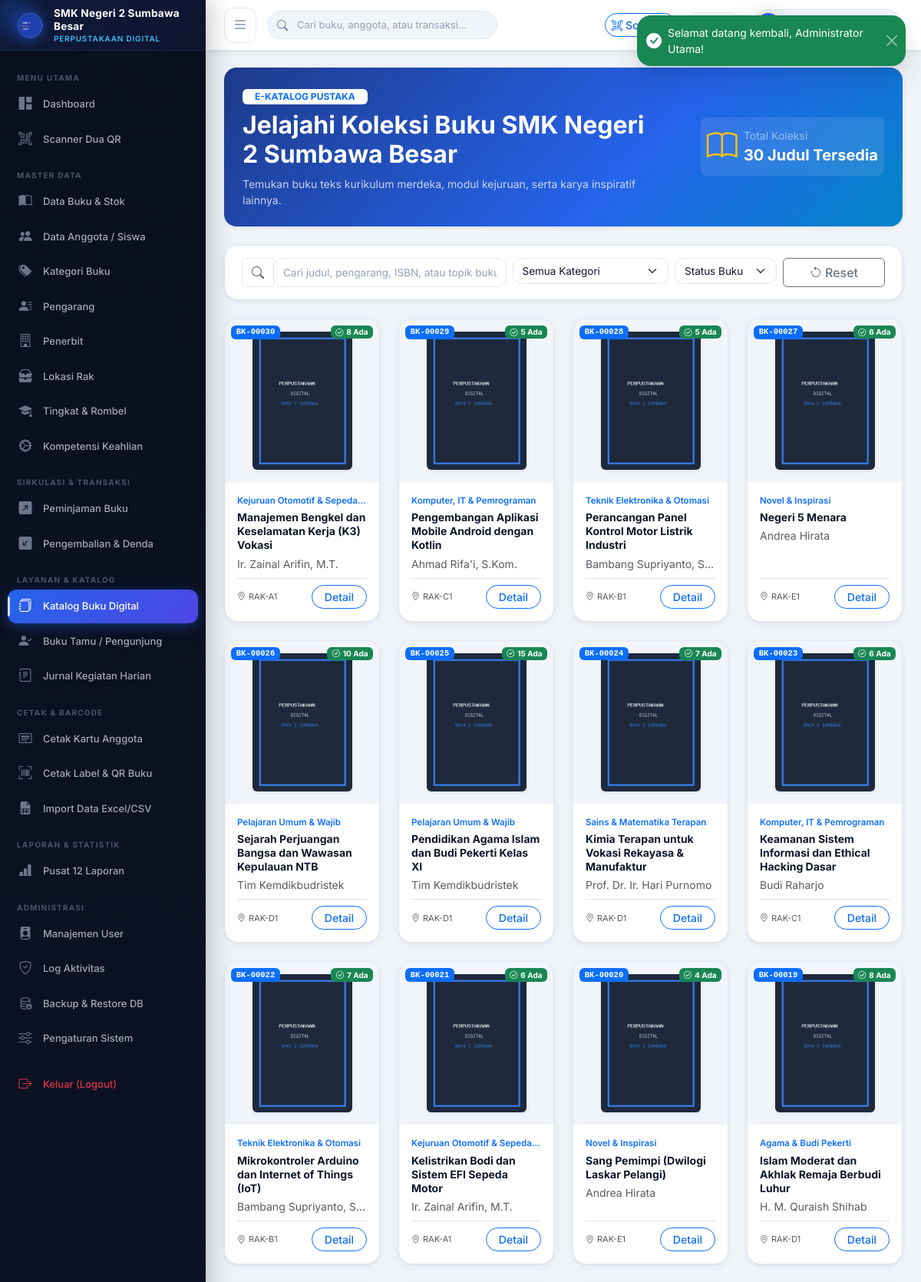
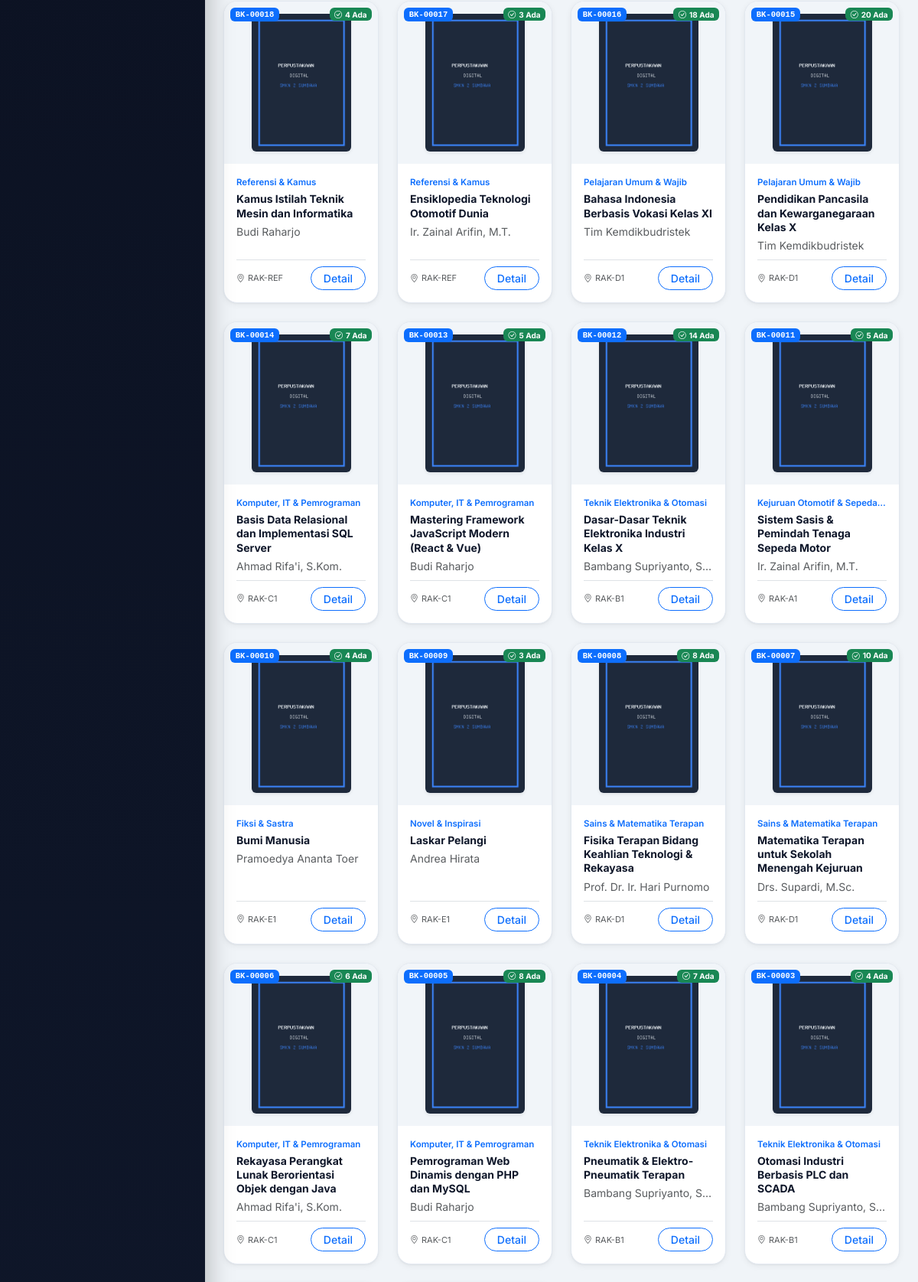
Screenshot of /index.php?page=katalog (signed in, upper part) with the database file from the repository (2 pictures, top to bottom).
### tables this page shows
CREATE TABLE `buku` (
  `id` INT AUTO_INCREMENT PRIMARY KEY,
  `kode_buku` VARCHAR(30) NOT NULL UNIQUE,
  `isbn` VARCHAR(30) NULL,
  `judul` VARCHAR(255) NOT NULL,
  `pengarang_id` INT NOT NULL,
  `penerbit_id` INT NOT NULL,
  `kategori_id` INT NOT NULL,
  `subkategori` VARCHAR(100) NULL,
  `rak_id` INT NOT NULL,
  `tahun_terbit` YEAR NOT NULL,
  `edisi` VARCHAR(30) NULL DEFAULT 'Cetakan 1',
  `bahasa` VARCHAR(50) NOT NULL DEFAULT 'Indonesia',
  `jumlah_halaman` INT NOT NULL DEFAULT 150,
  `sumber_buku` ENUM('BOS', 'BOSDA', 'Hibah/Sumbangan', 'Pembelian Mandiri') NOT NULL DEFAULT 'BOS',
  `harga` DECIMAL(12,2) NOT NULL DEFAULT 0.00,
  `stok_total` INT NOT NULL DEFAULT 5,
  `stok_tersedia` INT NOT NULL DEFAULT 5,
  `cover` VARCHAR(255) NULL,
  `deskripsi` TEXT NULL,
  `qr_token` VARCHAR(100) NOT NULL UNIQUE,
  `qr_image` VARCHAR(255) NULL,
  `status` ENUM('Tersedia', 'Habis Dipinjam', 'Nonaktif') NOT NULL DEFAULT 'Tersedia',
  `created_at` DATETIME NOT NULL DEFAULT CURRENT_TIMESTAMP,
  `updated_at` DATETIME NOT NULL DEFAULT CURRENT_TIMESTAMP ON UPDATE CURRENT_TIMESTAMP,
  INDEX `idx_buku_kategori` (`kategori_id`),
  INDEX `idx_buku_pengarang` (`pengarang_id`),
  INDEX `idx_buku_penerbit` (`penerbit_id`),
  INDEX `idx_buku_rak` (`rak_id`),
  INDEX `idx_buku_qr` (`qr_token`),
  CONSTRAINT `fk_buku_kategori` FOREIGN KEY (`kategori_id`) REFERENCES `kategori_buku` (`id`) ON UPDATE CASCADE,
  CONSTRAINT `fk_buku_pengarang` FOREIGN KEY (`pengarang_id`) REFERENCES `pengarang` (`id`) ON UPDATE CASCADE,
  CONSTRAINT `fk_buku_penerbit` FOREIGN KEY (`penerbit_id`) REFERENCES `penerbit` (`id`) ON UPDATE CASCADE,
  CONSTRAINT `fk_buku_rak` FOREIGN KEY (`rak_id`) REFERENCES `rak` (`id`) ON UPDATE CASCADE
);

CREATE TABLE `kategori_buku` (
  `id` INT AUTO_INCREMENT PRIMARY KEY,
  `kode_kategori` VARCHAR(20) NOT NULL UNIQUE,
  `nama_kategori` VARCHAR(100) NOT NULL,
  `deskripsi` VARCHAR(255) NULL
);

CREATE TABLE `pengarang` (
  `id` INT AUTO_INCREMENT PRIMARY KEY,
  `nama_pengarang` VARCHAR(100) NOT NULL,
  `biografi` TEXT NULL
);

CREATE TABLE `rak` (
  `id` INT AUTO_INCREMENT PRIMARY KEY,
  `kode_rak` VARCHAR(20) NOT NULL UNIQUE,
  `nama_rak` VARCHAR(50) NOT NULL,
  `lokasi` VARCHAR(100) NOT NULL,
  `kapasitas` INT NOT NULL DEFAULT 100
);

### config/auth.php (called while the page is built, shortened)
<?php
require_once __DIR__ . '/config.php';
function is_logged_in(): bool {
    return isset($_SESSION['user_id']) && !empty($_SESSION['user_id']);
}

### config/config.php (called while the page is built, shortened)
<?php
require_once __DIR__ . '/database.php';
function base_url(string $path = ''): string {
    $path = ltrim($path, '/');
    return BASE_URL . ($path ? '/' . $path : '');
}
function get_setting(string $key, string $default = ''): string {
    static $settingsCache = [];
    if (isset($settingsCache[$key])) {
        return $settingsCache[$key];
    }
    try {
        $db = get_db();
        $stmt = $db->prepare("SELECT nilai FROM setting WHERE kunci = :kunci LIMIT 1");
        $stmt->execute([':kunci' => $key]);
        $row = $stmt->fetch();
        $val = $row ? $row['nilai'] : $default;
        $settingsCache[$key] = $val;
        return $val;
    } catch (Exception $e) {
        return $default;
    }
}

### config/database.php (called while the page is built, shortened)
<?php
class Database {
    private static ?PDO $instance = null;
    public static function getConnection(): PDO {
        if (self::$instance === null) {
            $options = [
                PDO::ATTR_ERRMODE            => PDO::ERRMODE_EXCEPTION,
                PDO::ATTR_DEFAULT_FETCH_MODE => PDO::FETCH_ASSOC,
                PDO::ATTR_EMULATE_PREPARES   => false,
            ];
            $dsn = "mysql:host=" . DB_HOST . ";port=" . DB_PORT . ";dbname=" . DB_NAME . ";charset=utf8mb4";
            try {
                self::$instance = new PDO($dsn, DB_USER, DB_PASS, $options);
            } catch (PDOException $e) {
                error_log("Database Connection Error: " . $e->getMessage());
                die('<div style="font-family:sans-serif;max-width:600px;margin:50px auto;padding:25px;border:1px solid #f5c6cb;background:#f8d7da;color:#721c24;border-radius:8px;">' .
                    '<h3 style="margin-top:0;">Gagal Terhubung ke Database MySQL</h3>' .
                    '<p>Pastikan layanan <strong>MySQL di XAMPP</strong> sudah diaktifkan dan database <strong>perpustakaan_db</strong> sudah di-import melalui phpMyAdmin.</p>' .
                    '<p style="font-size:12px;color:#856404;background:#fff3cd;padding:8px;border-radius:4px;">Detail konfigurasi: Host: ' . DB_HOST . ' | Database: ' . DB_NAME . ' | User: ' . DB_USER . '</p>' .
                    '</div>');
            }
        }
        return self::$instance;
    }
}
function get_db(): PDO {
    return Database::getConnection();
}

### models/Buku.php (called while the page is built, shortened)
<?php
require_once __DIR__ . '/../config/database.php';
class Buku {
    private PDO $db;
    public function __construct() {
        $this->db = get_db();
    }
    public function getAll(array $filters = [], int $limit = 20, int $offset = 0): array {
        $sql = "
            SELECT b.*, k.nama_kategori, p.nama_pengarang, pub.nama_penerbit, r.kode_rak, r.nama_rak
            FROM buku b
            LEFT JOIN kategori_buku k ON b.kategori_id = k.id
            LEFT JOIN pengarang p ON b.pengarang_id = p.id
            LEFT JOIN penerbit pub ON b.penerbit_id = pub.id
            LEFT JOIN rak r ON b.rak_id = r.id
            WHERE 1=1
        ";
        $params = [];
        $sql .= " ORDER BY b.id DESC LIMIT " . (int)$limit . " OFFSET " . (int)$offset;
        $stmt = $this->db->prepare($sql);
        $stmt->execute($params);
        return $stmt->fetchAll();
    }
}

### views/katalog/index.php (the view, shortened to what this page needs)
<?php
require_once __DIR__ . '/../../config/config.php';
require_once __DIR__ . '/../../config/auth.php';
require_once __DIR__ . '/../../models/Buku.php';
$bukuModel = new Buku();
$books = $bukuModel->getAll([], 30, 0);
$schoolName = get_setting('nama_sekolah', 'SMK Negeri 2 Sumbawa Besar');
$appName = get_setting('nama_perpustakaan', 'PERPUSTAKAAN DIGITAL SMKN 2 SUMBAWA BESAR');
require_once __DIR__ . '/../layouts/header.php';
if (is_logged_in()) {
    require_once __DIR__ . '/../layouts/sidebar.php';
}
?>
<div class="main-content <?= !is_logged_in() ? 'ms-0' : '' ?>">
    <?php if (is_logged_in()): ?>
        <?php require_once __DIR__ . '/../layouts/navbar.php'; ?>
    <?php endif; ?>
    <div class="page-container">
        <div class="p-4 rounded-4 mb-4 text-white position-relative overflow-hidden shadow-sm" style="background: linear-gradient(135deg, #1e3a8a 0%, #2563eb 60%, #0284c7 100%);">
            <div class="row align-items-center">
                <div class="col-lg-8">
                    <span class="badge bg-white text-primary fw-bold mb-2 px-3 py-1">E-KATALOG PUSTAKA</span>
                    <h2 class="fw-bold mb-2">Jelajahi Koleksi Buku <?= htmlspecialchars($schoolName, ENT_QUOTES, 'UTF-8') ?></h2>
                    <p class="mb-0 opacity-75 small">Temukan buku teks kurikulum merdeka, modul kejuruan, serta karya inspiratif lainnya.</p>
                </div>
                <div class="col-lg-4 text-lg-end mt-3 mt-lg-0">
                    <div class="d-inline-flex align-items-center gap-2 bg-white bg-opacity-10 p-2 rounded-3">
                        <i class="bi bi-book fs-1 text-warning"></i>
                        <div class="text-start">
                            <span class="d-block small text-white-50">Total Koleksi</span>
                            <span class="fw-bold fs-5 text-white"><?= count($books) ?> Judul Tersedia</span>
                        </div>
                    </div>
                </div>
            </div>
        </div>
        <div class="card-custom mb-4">
            <div class="card-custom-body py-3">
                <div class="row g-2">
                    <div class="col-lg-5">
                        <div class="input-group">
                            <span class="input-group-text bg-surface"><i class="bi bi-search text-muted"></i></span>
                            <input type="text" id="liveSearchInput" class="form-control" placeholder="Cari judul, pengarang, ISBN, atau topik buku...">
                        </div>
                    </div>
                    <div class="col-md-3">
                        <select id="filterKategori" class="form-select">
                            <option value="">Semua Kategori</option>
                        </select>
                    </div>
                    <div class="col-md-2">
                        <select id="filterStatus" class="form-select">
                            <option value="">Status Buku</option>
                        </select>
                    </div>
                    <div class="col-md-2">
                        <button type="button" id="btnResetFilter" class="btn btn-outline-secondary w-100">
                            <i class="bi bi-arrow-counterclockwise me-1"></i>Reset
                        </button>
                    </div>
                </div>
            </div>
        </div>
        <div class="row g-4" id="bookCardGrid">
            <?php foreach ($books as $b): ?>
            <?php
                $coverUrl = !empty($b['cover']) && file_exists(UPLOAD_COVER_PATH . '/' . $b['cover'])
                    ? base_url('uploads/covers/' . $b['cover'])
                    : asset_url('images/default_book.png');
            ?>
            <div class="col-xl-3 col-lg-4 col-md-6 book-card-item"
                 data-title="<?= strtolower($b['judul']) ?>"
                 data-author="<?= strtolower($b['nama_pengarang'] ?? '') ?>"
                 data-code="<?= strtolower($b['kode_buku']) ?>"
                 data-isbn="<?= strtolower($b['isbn'] ?? '') ?>"
                 data-category="<?= $b['kategori_id'] ?>"
                 data-status="<?= $b['status'] ?>">
                <div class="card-custom h-100 d-flex flex-column mb-0" style="transition: all 0.2s;">
                    <div class="position-relative overflow-hidden text-center p-3" style="background: var(--bg-hover);">
                        <img src="<?= $coverUrl ?>" alt="Cover" class="rounded shadow-sm" style="height: 180px; width: 130px; object-fit: cover;">
                        <span class="position-absolute top-0 start-0 m-2 badge bg-primary text-white font-monospace" style="font-size: 10.5px;">
                            <?= htmlspecialchars($b['kode_buku'], ENT_QUOTES, 'UTF-8') ?>
                        </span>
                        <?php if ($b['stok_tersedia'] > 0): ?>
                            <span class="position-absolute top-0 end-0 m-2 badge bg-success text-white" style="font-size: 10px;">
                                <i class="bi bi-check-circle me-1"></i><?= $b['stok_tersedia'] ?> Ada
                            </span>
                        <?php else: ?>
                            <span class="position-absolute top-0 end-0 m-2 badge bg-danger text-white" style="font-size: 10px;">
                                Habis
                            </span>
                        <?php endif; ?>
                    </div>
                    <div class="card-custom-body d-flex flex-column flex-grow-1 p-3">
                        <small class="text-primary fw-semibold text-truncate mb-1" style="font-size: 11.5px;">
                            <?= htmlspecialchars($b['nama_kategori'] ?? 'Umum', ENT_QUOTES, 'UTF-8') ?>
                        </small>
                        <h6 class="fw-bold text-main mb-1 text-truncate-2" style="font-size: 14px; line-height: 1.3;" title="<?= htmlspecialchars($b['judul'], ENT_QUOTES, 'UTF-8') ?>">
                            <?= htmlspecialchars($b['judul'], ENT_QUOTES, 'UTF-8') ?>
                        </h6>
                        <small class="text-muted mb-2 text-truncate"><?= htmlspecialchars($b['nama_pengarang'] ?? '-', ENT_QUOTES, 'UTF-8') ?></small>
                        <div class="mt-auto pt-2 border-top d-flex justify-content-between align-items-center">
                            <span class="small text-muted" style="font-size: 11px;">
                                <i class="bi bi-geo-alt me-1"></i><?= htmlspecialchars($b['kode_rak'] ?? '-', ENT_QUOTES, 'UTF-8') ?>
                            </span>
                            <button type="button" class="btn btn-sm btn-outline-primary rounded-pill px-3 py-1" onclick="showBookDetail(<?= htmlspecialchars(json_encode($b), ENT_QUOTES, 'UTF-8') ?>, '<?= $coverUrl ?>')">
                                Detail
                            </button>
                        </div>
                    </div>
                </div>
            </div>
            <?php endforeach; ?>
        </div>
    </div>
<?php require_once __DIR__ . '/../layouts/footer.php'; ?>

### assets/css/style.css (style rules this page uses)
:root { --font-primary: 'Inter', -apple-system, BlinkMacSystemFont, 'Segoe UI', sans-serif; --font-display: 'Plus Jakarta Sans', 'Inter', sans-serif; --bg-app: #f0f4f8; --bg-sidebar: #0a0f1e; --bg-sidebar-hover: #1a2236; --bg-surface: #ffffff; --bg-card: #ffffff; --bg-hover: #f1f5f9; --bg-glass: rgba(255, 255, 255, 0.75); --text-main: #0f172a; --text-muted: #64748b; --text-light: #94a3b8; --text-sidebar: #e2e8f0; --text-sidebar-muted: #475569; --border-color: #e2e8f0; --border-subtle: #f1f5f9; --gradient-primary: linear-gradient(135deg, #2563eb 0%, #4f46e5 100%); --gradient-success: linear-gradient(135deg, #10b981 0%, #059669 100%); --gradient-warning: linear-gradient(135deg, #f59e0b 0%, #d97706 100%); --gradient-danger: linear-gradient(135deg, #ef4444 0%, #dc2626 100%); --gradient-info: linear-gradient(135deg, #06b6d4 0%, #0284c7 100%); --gradient-purple: linear-gradient(135deg, #8b5cf6 0%, #6d28d9 100%); --gradient-sidebar: linear-gradient(180deg, #0a0f1e 0%, #0f172a 100%); --primary: #2563eb; --primary-hover: #1d4ed8; --primary-light: #eff6ff; --primary-glow: rgba(37, 99, 235, 0.25); --success: #10b981; --success-light: #ecfdf5; --warning: #f59e0b; --warning-light: #fffbeb; --danger: #ef4444; --danger-light: #fef2f2; --info: #06b6d4; --info-light: #ecfeff; --purple: #8b5cf6; --purple-light: #f5f3ff; --radius-sm: 6px; --radius-md: 12px; --radius-lg: 18px; --radius-xl: 28px; --radius-full: 9999px; --shadow-xs: 0 1px 2px rgba(0,0,0,.04); --shadow-sm: 0 2px 8px rgba(0,0,0,.06), 0 1px 2px rgba(0,0,0,.04); --shadow-md: 0 8px 24px rgba(0,0,0,.08), 0 2px 6px rgba(0,0,0,.04); --shadow-lg: 0 20px 40px rgba(0,0,0,.10), 0 8px 16px rgba(0,0,0,.06); --shadow-xl: 0 32px 64px rgba(0,0,0,.14); --shadow-glow-blue: 0 8px 32px rgba(37,99,235,.35); --shadow-glow-green: 0 8px 32px rgba(16,185,129,.35); --sidebar-width: 268px; --sidebar-collapsed-width: 72px; --topbar-height: 66px; --transition: 0.22s cubic-bezier(0.4, 0, 0.2, 1); }
*, *::before, *::after { box-sizing: border-box; }
body { font-family: var(--font-primary); background-color: var(--bg-app); color: var(--text-main); margin: 0; padding: 0; min-height: 100vh; overflow-x: hidden; -webkit-font-smoothing: antialiased; -moz-osx-font-smoothing: grayscale; transition: background-color var(--transition), color var(--transition); }
.main-content { margin-left: var(--sidebar-width); width: calc(100% - var(--sidebar-width)); min-height: 100vh; display: flex; flex-direction: column; transition: margin-left var(--transition), width var(--transition); }
.page-container { padding: 22px 24px; flex: 1 0 auto; width: 100%; box-sizing: border-box; }
.card-custom { background-color: var(--bg-card); border: 1px solid var(--border-color); border-radius: var(--radius-lg); box-shadow: var(--shadow-sm); transition: box-shadow 0.2s, background-color var(--transition); margin-bottom: 20px; overflow: hidden; }
.card-custom-body { padding: 22px; }
.btn { font-family: var(--font-primary); font-weight: 500; }
.form-control, .form-select { background-color: var(--bg-surface) !important; border: 1.5px solid var(--border-color) !important; color: var(--text-main) !important; border-radius: var(--radius-md) !important; font-family: var(--font-primary) !important; font-size: 13.5px !important; transition: border-color 0.15s, box-shadow 0.15s !important; }
.form-control::placeholder { color: var(--text-light) !important; }
.input-group-text { background-color: var(--bg-hover) !important; border: 1.5px solid var(--border-color) !important; color: var(--text-muted) !important; }
.bg-surface { background-color: var(--bg-surface) !important; }

### rows the page displays
buku: cover (placeholder picture), kode_buku "BK-00030", stok_tersedia "8", kategori.nama_kategori "Kejuruan Otomotif & Sepeda…", judul "Manajemen Bengkel dan Keselamatan Kerja (K3) Vokasi", pengarang.nama_pengarang "Ir. Zainal Arifin, M.T.", rak.kode_rak "RAK-A1"
buku: cover (placeholder picture), kode_buku "BK-00029", stok_tersedia "5", kategori.nama_kategori "Komputer, IT & Pemrograman", judul "Pengembangan Aplikasi Mobile Android dengan Kotlin", pengarang.nama_pengarang "Ahmad Rifa'i, S.Kom.", rak.kode_rak "RAK-C1"
buku: cover (placeholder picture), kode_buku "BK-00028", stok_tersedia "5", kategori.nama_kategori "Teknik Elektronika & Otomasi", judul "Perancangan Panel Kontrol Motor Listrik Industri", pengarang.nama_pengarang "Bambang Supriyanto, S…", rak.kode_rak "RAK-B1"
buku: cover (placeholder picture), kode_buku "BK-00027", stok_tersedia "6", kategori.nama_kategori "Novel & Inspirasi", judul "Negeri 5 Menara", pengarang.nama_pengarang "Andrea Hirata", rak.kode_rak "RAK-E1"
buku: cover (placeholder picture), kode_buku "BK-00026", stok_tersedia "10", kategori.nama_kategori "Pelajaran Umum & Wajib", judul "Sejarah Perjuangan Bangsa dan Wawasan Kepulauan NTB", pengarang.nama_pengarang "Tim Kemdikbudristek", rak.kode_rak "RAK-D1"
buku: cover (placeholder picture), kode_buku "BK-00025", stok_tersedia "15", kategori.nama_kategori "Pelajaran Umum & Wajib", judul "Pendidikan Agama Islam dan Budi Pekerti Kelas XI", pengarang.nama_pengarang "Tim Kemdikbudristek", rak.kode_rak "RAK-D1"
buku: cover (placeholder picture), kode_buku "BK-00024", stok_tersedia "7", kategori.nama_kategori "Sains & Matematika Terapan", judul "Kimia Terapan untuk Vokasi Rekayasa & Manufaktur", pengarang.nama_pengarang "Prof. Dr. Ir. Hari Purnomo", rak.kode_rak "RAK-D1"
buku: cover (placeholder picture), kode_buku "BK-00023", stok_tersedia "6", kategori.nama_kategori "Komputer, IT & Pemrograman", judul "Keamanan Sistem Informasi dan Ethical Hacking Dasar", pengarang.nama_pengarang "Budi Raharjo", rak.kode_rak "RAK-C1"
buku: cover (placeholder picture), kode_buku "BK-00022", stok_tersedia "7", kategori.nama_kategori "Teknik Elektronika & Otomasi", judul "Mikrokontroler Arduino dan Internet of Things (IoT)", pengarang.nama_pengarang "Bambang Supriyanto, S…", rak.kode_rak "RAK-B1"
buku: cover (placeholder picture), kode_buku "BK-00021", stok_tersedia "6", kategori.nama_kategori "Kejuruan Otomotif & Sepeda…", judul "Kelistrikan Bodi dan Sistem EFI Sepeda Motor", pengarang.nama_pengarang "Ir. Zainal Arifin, M.T.", rak.kode_rak "RAK-A1"
buku: cover (placeholder picture), kode_buku "BK-00020", stok_tersedia "4", kategori.nama_kategori "Novel & Inspirasi", judul "Sang Pemimpi (Dwilogi Laskar Pelangi)", pengarang.nama_pengarang "Andrea Hirata", rak.kode_rak "RAK-E1"
buku: cover (placeholder picture), kode_buku "BK-00019", stok_tersedia "8", kategori.nama_kategori "Agama & Budi Pekerti", judul "Islam Moderat dan Akhlak Remaja Berbudi Luhur", pengarang.nama_pengarang "H. M. Quraish Shihab", rak.kode_rak "RAK-D1"
buku: cover (placeholder picture), kode_buku "BK-00018", stok_tersedia "4", kategori.nama_kategori "Referensi & Kamus", judul "Kamus Istilah Teknik Mesin dan Informatika", pengarang.nama_pengarang "Budi Raharjo", rak.kode_rak "RAK-REF"
buku: cover (placeholder picture), kode_buku "BK-00017", stok_tersedia "3", kategori.nama_kategori "Referensi & Kamus", judul "Ensiklopedia Teknologi Otomotif Dunia", pengarang.nama_pengarang "Ir. Zainal Arifin, M.T.", rak.kode_rak "RAK-REF"
buku: cover (placeholder picture), kode_buku "BK-00016", stok_tersedia "18", kategori.nama_kategori "Pelajaran Umum & Wajib", judul "Bahasa Indonesia Berbasis Vokasi Kelas XI", pengarang.nama_pengarang "Tim Kemdikbudristek", rak.kode_rak "RAK-D1"
buku: cover (placeholder picture), kode_buku "BK-00015", stok_tersedia "20", kategori.nama_kategori "Pelajaran Umum & Wajib", judul "Pendidikan Pancasila dan Kewarganegaraan Kelas X", pengarang.nama_pengarang "Tim Kemdikbudristek", rak.kode_rak "RAK-D1"
buku: cover (placeholder picture), kode_buku "BK-00014", stok_tersedia "7", kategori.nama_kategori "Komputer, IT & Pemrograman", judul "Basis Data Relasional dan Implementasi SQL Server", pengarang.nama_pengarang "Ahmad Rifa'i, S.Kom.", rak.kode_rak "RAK-C1"
buku: cover (placeholder picture), kode_buku "BK-00013", stok_tersedia "5", kategori.nama_kategori "Komputer, IT & Pemrograman", judul "Mastering Framework JavaScript Modern (React & Vue)", pengarang.nama_pengarang "Budi Raharjo", rak.kode_rak "RAK-C1"
buku: cover (placeholder picture), kode_buku "BK-00012", stok_tersedia "14", kategori.nama_kategori "Teknik Elektronika & Otomasi", judul "Dasar-Dasar Teknik Elektronika Industri Kelas X", pengarang.nama_pengarang "Bambang Supriyanto, S…", rak.kode_rak "RAK-B1"
buku: cover (placeholder picture), kode_buku "BK-00011", stok_tersedia "5", kategori.nama_kategori "Kejuruan Otomotif & Sepeda…", judul "Sistem Sasis & Pemindah Tenaga Sepeda Motor", pengarang.nama_pengarang "Ir. Zainal Arifin, M.T.", rak.kode_rak "RAK-A1"
buku: cover (placeholder picture), kode_buku "BK-00010", stok_tersedia "4", kategori.nama_kategori "Fiksi & Sastra", judul "Bumi Manusia", pengarang.nama_pengarang "Pramoedya Ananta Toer", rak.kode_rak "RAK-E1"
buku: cover (placeholder picture), kode_buku "BK-00009", stok_tersedia "3", kategori.nama_kategori "Novel & Inspirasi", judul "Laskar Pelangi", pengarang.nama_pengarang "Andrea Hirata", rak.kode_rak "RAK-E1"
buku: cover (placeholder picture), kode_buku "BK-00008", stok_tersedia "8", kategori.nama_kategori "Sains & Matematika Terapan", judul "Fisika Terapan Bidang Keahlian Teknologi & Rekayasa", pengarang.nama_pengarang "Prof. Dr. Ir. Hari Purnomo", rak.kode_rak "RAK-D1"
buku: cover (placeholder picture), kode_buku "BK-00007", stok_tersedia "10", kategori.nama_kategori "Sains & Matematika Terapan", judul "Matematika Terapan untuk Sekolah Menengah Kejuruan", pengarang.nama_pengarang "Drs. Supardi, M.Sc.", rak.kode_rak "RAK-D1"
buku: cover (placeholder picture), kode_buku "BK-00006", stok_tersedia "6", kategori.nama_kategori "Komputer, IT & Pemrograman", judul "Rekayasa Perangkat Lunak Berorientasi Objek dengan Java", pengarang.nama_pengarang "Ahmad Rifa'i, S.Kom.", rak.kode_rak "RAK-C1"
buku: cover (placeholder picture), kode_buku "BK-00005", stok_tersedia "8", kategori.nama_kategori "Komputer, IT & Pemrograman", judul "Pemrograman Web Dinamis dengan PHP dan MySQL", pengarang.nama_pengarang "Budi Raharjo", rak.kode_rak "RAK-C1"
buku: cover (placeholder picture), kode_buku "BK-00004", stok_tersedia "7", kategori.nama_kategori "Teknik Elektronika & Otomasi", judul "Pneumatik & Elektro-Pneumatik Terapan", pengarang.nama_pengarang "Bambang Supriyanto, S…", rak.kode_rak "RAK-B1"
buku: cover (placeholder picture), kode_buku "BK-00003", stok_tersedia "4", kategori.nama_kategori "Teknik Elektronika & Otomasi", judul "Otomasi Industri Berbasis PLC dan SCADA", pengarang.nama_pengarang "Bambang Supriyanto, S…", rak.kode_rak "RAK-B1"

### other values shown
$sidebarSchoolName "SMK Negeri 2 Sumbawa Besar"
$schoolName "SMK Negeri 2 Sumbawa Besar"
count($books) "30"
